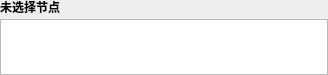
<ui version="4.0">
 <class>qMRMLSegmentationRepresentationsListView</class>
 <widget class="QWidget" name="qMRMLSegmentationRepresentationsListView">
  <property name="geometry">
   <rect>
    <x>0</x>
    <y>0</y>
    <width>328</width>
    <height>75</height>
   </rect>
  </property>
  <property name="sizePolicy">
   <sizepolicy hsizetype="Preferred" vsizetype="MinimumExpanding">
    <horstretch>0</horstretch>
    <verstretch>0</verstretch>
   </sizepolicy>
  </property>
  <property name="minimumSize">
   <size>
    <width>0</width>
    <height>75</height>
   </size>
  </property>
  <property name="windowTitle">
   <string>qMRML分割表示列表视图</string>
  </property>
  <layout class="QGridLayout" name="gridLayout">
   <property name="margin">
    <number>0</number>
   </property>
   <item row="0" column="0">
    <widget class="QLabel" name="RepresentationsListMessageLabel">
     <property name="sizePolicy">
      <sizepolicy hsizetype="Preferred" vsizetype="Fixed">
       <horstretch>0</horstretch>
       <verstretch>0</verstretch>
      </sizepolicy>
     </property>
     <property name="minimumSize">
      <size>
       <width>0</width>
       <height>13</height>
      </size>
     </property>
     <property name="font">
      <font>
       <weight>75</weight>
       <bold>true</bold>
      </font>
     </property>
     <property name="text">
      <string>未选择节点</string>
     </property>
    </widget>
   </item>
   <item row="1" column="0">
    <widget class="QListWidget" name="RepresentationsList" />
   </item>
  </layout>
 </widget>
 <resources />
 <connections />
</ui>
